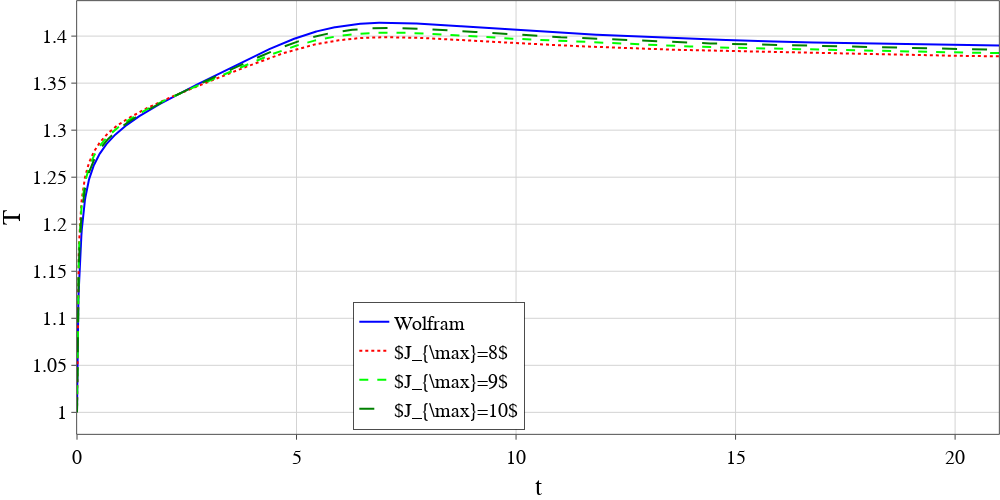
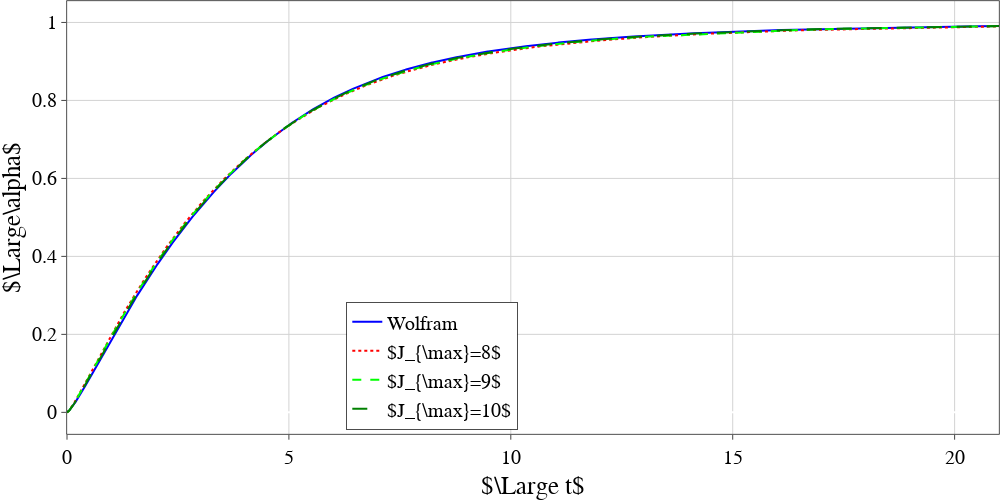

The cell these charts' notebook holds for them, in order:
### Code cell
list_x = [data_w['t']]
list_y = [data_w['T']]
names = ['Wolfram']
for lev in levs:
    list_x.append(data_b[lev]['t'])
    list_y.append(data_b[lev]['T'])
    names.append(r'$J_{\max}=' + str(lev) + '$')


plot_graph(list_x, list_y, names, xtitle='t', ytitle='T', image_name='T_t.pdf', list_x_fill=[], list_y_fill=[], mode=['lines', 'lines', 'lines', 'lines'], \
           dash=['solid', 'dot', 'dash', 'longdash'], \
           colors=['blue', 'red', 'hsv(120,100,100)', 'green', 'black' ], \
           marker_size=2, xrange =[0, 21], yrange = [], \
           marker_style = ['circle', 'circle', 'triangle-down','square', 'diamond', 'cross',  'x-thin', 'cross-thin' ], \
           width=1000, height=500, path=MYPATH, yanchor='auto', y0_anchor=0.01, xanchor='left', x0_anchor=0.3)

list_x = [data_w['t']]
list_y = [data_w['alpha']]
for lev in levs:
    list_x.append(data_b[lev]['t'])
    list_y.append(data_b[lev]['alpha'])
    
plot_graph(list_x, list_y, names, xtitle=r'$\Large t$', ytitle=r'$\Large\alpha$', image_name='alpha_t.pdf', list_x_fill=[], list_y_fill=[], mode=['lines', 'lines', 'lines', 'lines'], \
           dash=['solid', 'dot', 'dash', 'longdash'], \
           colors=['blue', 'red', 'hsv(120,100,100)', 'green', 'black' ], \
           marker_size=2, xrange =[0, 21], yrange = [], \
           marker_style = ['circle', 'circle', 'triangle-down','square', 'diamond', 'cross',  'x-thin', 'cross-thin' ], \
           width=1000, height=500, path=MYPATH, yanchor='auto', y0_anchor=0.01, xanchor='left', x0_anchor=0.3)

### Figure 1 — Plotly figure (JSON) as saved in the notebook; plotly's stock layout.template omitted (floating-point values rounded to 4 significant figures; data arrays with more than 128 entries replaced by an {"elided": "..."} marker saying what was removed)
{"data": [{"line": {"color": "blue", "dash": "solid", "width": 2}, "marker": {"line": {"color": "blue", "width": 1}, "size": 2, "symbol": "circle"}, "mode": "lines", "name": "Wolfram", "textfont": {"color": "LightSeaGreen", "family": "Times New Roman", "size": 18}, "type": "scatter", "x": {"elided": "3001 float values"}, "y": {"elided": "3001 float values"}}, {"line": {"color": "red", "dash": "dot", "width": 2}, "marker": {"line": {"color": "red", "width": 1}, "size": 2, "symbol": "circle"}, "mode": "lines", "name": "$J_{\\max}=8$", "textfont": {"color": "LightSeaGreen", "family": "Times New Roman", "size": 18}, "type": "scatter", "x": {"elided": "3001 float values"}, "y": {"elided": "3001 float values"}}, {"line": {"color": "hsv(120,100,100)", "dash": "dash", "width": 2}, "marker": {"line": {"color": "hsv(120,100,100)", "width": 1}, "size": 2, "symbol": "triangle-down"}, "mode": "lines", "name": "$J_{\\max}=9$", "textfont": {"color": "LightSeaGreen", "family": "Times New Roman", "size": 18}, "type": "scatter", "x": {"elided": "2335 float values"}, "y": {"elided": "2335 float values"}}, {"line": {"color": "green", "dash": "longdash", "width": 2}, "marker": {"line": {"color": "green", "width": 1}, "size": 2, "symbol": "square"}, "mode": "lines", "name": "$J_{\\max}=10$", "textfont": {"color": "LightSeaGreen", "family": "Times New Roman", "size": 18}, "type": "scatter", "x": {"elided": "4813 float values"}, "y": {"elided": "4813 float values"}}], "layout": {"autosize": false, "font": {"color": "Black", "family": "Times New Roman", "size": 20}, "height": 500, "legend": {"bgcolor": "White", "bordercolor": "Black", "borderwidth": 0.7, "x": 0.3, "xanchor": "left", "y": 0.01, "yanchor": "auto"}, "margin": {"b": 0, "l": 0, "pad": 0.1, "r": 0, "t": 0}, "paper_bgcolor": "rgba(255, 255, 255, 1)", "plot_bgcolor": "rgba(255, 255, 255, 1)", "showlegend": true, "width": 1000, "xaxis": {"gridcolor": "lightgrey", "gridwidth": 1, "linecolor": "black", "linewidth": 0.7, "mirror": true, "range": [0, 21], "showline": true, "tickfont": {"color": "black", "family": "Times New Roman", "size": 20}, "ticks": "outside", "title": {"font": {"color": "black", "family": "Times New Roman", "size": 25}, "text": "t"}}, "yaxis": {"gridcolor": "lightgrey", "gridwidth": 1, "linecolor": "black", "linewidth": 0.7, "mirror": true, "showline": true, "tickfont": {"color": "black", "family": "Times New Roman", "size": 20}, "ticks": "outside", "title": {"font": {"color": "black", "family": "Times New Roman", "size": 25}, "text": "T"}}}}

### Figure 2 — Plotly figure (JSON) as saved in the notebook; plotly's stock layout.template omitted (floating-point values rounded to 4 significant figures; data arrays with more than 128 entries replaced by an {"elided": "..."} marker saying what was removed)
{"data": [{"line": {"color": "blue", "dash": "solid", "width": 2}, "marker": {"line": {"color": "blue", "width": 1}, "size": 2, "symbol": "circle"}, "mode": "lines", "name": "Wolfram", "textfont": {"color": "LightSeaGreen", "family": "Times New Roman", "size": 18}, "type": "scatter", "x": {"elided": "3001 float values"}, "y": {"elided": "3001 float values"}}, {"line": {"color": "red", "dash": "dot", "width": 2}, "marker": {"line": {"color": "red", "width": 1}, "size": 2, "symbol": "circle"}, "mode": "lines", "name": "$J_{\\max}=8$", "textfont": {"color": "LightSeaGreen", "family": "Times New Roman", "size": 18}, "type": "scatter", "x": {"elided": "3001 float values"}, "y": {"elided": "3001 float values"}}, {"line": {"color": "hsv(120,100,100)", "dash": "dash", "width": 2}, "marker": {"line": {"color": "hsv(120,100,100)", "width": 1}, "size": 2, "symbol": "triangle-down"}, "mode": "lines", "name": "$J_{\\max}=9$", "textfont": {"color": "LightSeaGreen", "family": "Times New Roman", "size": 18}, "type": "scatter", "x": {"elided": "2335 float values"}, "y": {"elided": "2335 float values"}}, {"line": {"color": "green", "dash": "longdash", "width": 2}, "marker": {"line": {"color": "green", "width": 1}, "size": 2, "symbol": "square"}, "mode": "lines", "name": "$J_{\\max}=10$", "textfont": {"color": "LightSeaGreen", "family": "Times New Roman", "size": 18}, "type": "scatter", "x": {"elided": "4813 float values"}, "y": {"elided": "4813 float values"}}], "layout": {"autosize": false, "font": {"color": "Black", "family": "Times New Roman", "size": 20}, "height": 500, "legend": {"bgcolor": "White", "bordercolor": "Black", "borderwidth": 0.7, "x": 0.3, "xanchor": "left", "y": 0.01, "yanchor": "auto"}, "margin": {"b": 0, "l": 0, "pad": 0.1, "r": 0, "t": 0}, "paper_bgcolor": "rgba(255, 255, 255, 1)", "plot_bgcolor": "rgba(255, 255, 255, 1)", "showlegend": true, "width": 1000, "xaxis": {"gridcolor": "lightgrey", "gridwidth": 1, "linecolor": "black", "linewidth": 0.7, "mirror": true, "range": [0, 21], "showline": true, "tickfont": {"color": "black", "family": "Times New Roman", "size": 20}, "ticks": "outside", "title": {"font": {"color": "black", "family": "Times New Roman", "size": 25}, "text": "$\\Large t$"}}, "yaxis": {"gridcolor": "lightgrey", "gridwidth": 1, "linecolor": "black", "linewidth": 0.7, "mirror": true, "showline": true, "tickfont": {"color": "black", "family": "Times New Roman", "size": 20}, "ticks": "outside", "title": {"font": {"color": "black", "family": "Times New Roman", "size": 25}, "text": "$\\Large\\alpha$"}}}}
